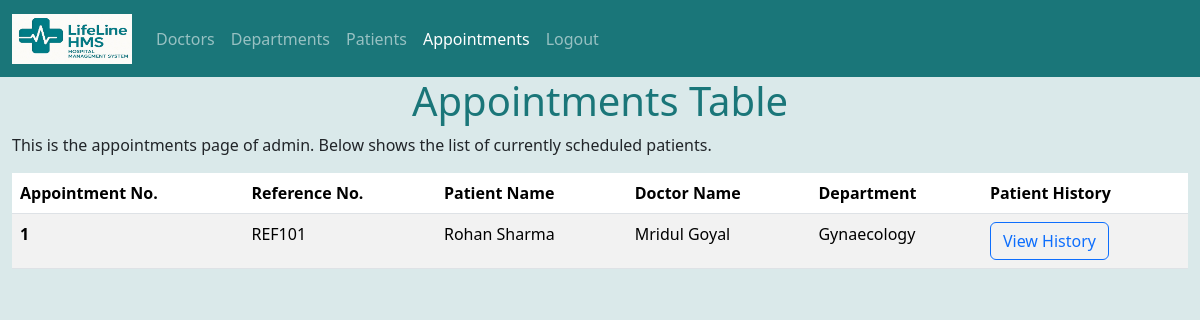
The app's page /SignedIn/admin/appointments, older data.
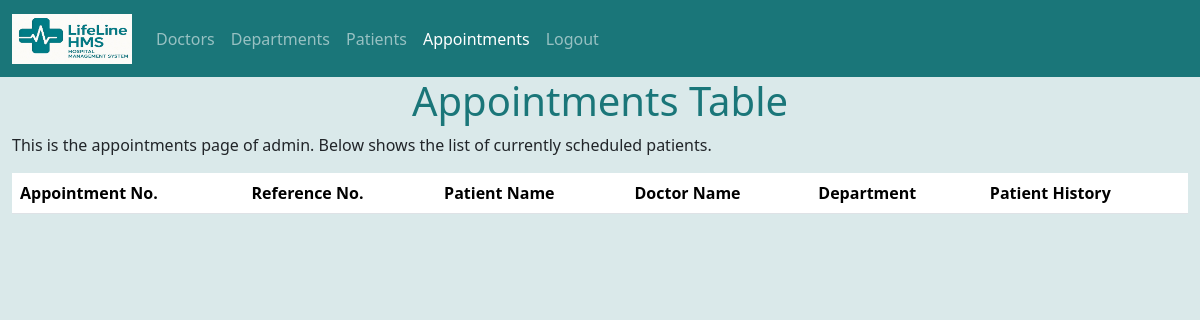
The same page, newer data.
### app/models.py (models this page shows)
class Appointment(db.Model):
    __tablename__ = "appointments"
    id = db.Column(db.Integer, primary_key=True)
    reference_no = db.Column(db.String(32), unique=True, nullable=False)
    patient_id = db.Column(db.Integer, db.ForeignKey("patients.id", ondelete="CASCADE"), nullable=False)
    doctor_id = db.Column(db.Integer, db.ForeignKey("doctors.id", ondelete="CASCADE"), nullable=False)
    department_id = db.Column(db.Integer, db.ForeignKey("departments.id"))
    slot_id = db.Column(db.Integer, db.ForeignKey("doctor_availabilities.id", ondelete="RESTRICT"), nullable=False, unique=True)
    status = db.Column(db.String(20), default="booked", nullable=False)
    created_at = db.Column(db.DateTime, default=datetime.utcnow, nullable=False)
    patient = db.relationship("Patient", back_populates="appointments")
    doctor = db.relationship("Doctor", back_populates="appointments")
    slot = db.relationship("DoctorAvailability")
    department = db.relationship("Department")
    visit = db.relationship("PatientVisit", back_populates="appointment", uselist=False, cascade="all,delete-orphan")

class Patient(db.Model):
    __tablename__ = "patients"
    id = db.Column(db.Integer, primary_key=True, autoincrement=True)
    user_id = db.Column(db.Integer, db.ForeignKey("users.id", ondelete="CASCADE"), nullable=False, unique=True)
    First_name = db.Column(db.Text, nullable=False)
    Middle_name = db.Column(db.Text)
    Last_name = db.Column(db.Text, nullable=False)
    dob = db.Column(db.Date)
    gender = db.Column(db.Text)
    Mobile = db.Column(db.String(20))
    address = db.Column(db.Text)
    user = db.relationship("User", backref=db.backref("patient", uselist=False, cascade="all,delete"))
    appointments = db.relationship("Appointment", back_populates="patient", cascade="all,delete-orphan")

class Doctor(db.Model):
    __tablename__ = "doctors"
    id = db.Column(db.Integer, primary_key=True)
    First_name = db.Column(db.Text, nullable=False)
    Middle_name = db.Column(db.Text)
    Last_name = db.Column(db.Text)
    user_id = db.Column(db.Integer, db.ForeignKey("users.id", ondelete="CASCADE"), nullable=False, unique=True)
    user = db.relationship("User", backref=db.backref("doctor", uselist=False, cascade="all,delete"))
    Mobile = db.Column(db.String(20))
    specialization = db.Column(db.String(120))
    Spec_date = db.Column(db.Date)
    bio = db.Column(db.Text)
    department_id = db.Column(db.Integer, db.ForeignKey("departments.id", ondelete="CASCADE"))
    department = db.relationship("Department", back_populates="doctors")
    availabilities = db.relationship("DoctorAvailability", back_populates="doctor", cascade="all,delete-orphan")
    appointments = db.relationship("Appointment", back_populates="doctor", cascade="all,delete-orphan")

class Department(db.Model):
    __tablename__ = "departments"
    id = db.Column(db.Integer, primary_key=True)
    name = db.Column(db.String(120), unique=True, nullable=False)
    overview = db.Column(db.Text)
    doctors = db.relationship("Doctor", back_populates="department", cascade="all,delete-orphan")

### app/app.py (the view)
@app.route('/SignedIn/admin/appointments')
def appointments():
    conn = sqlite3.connect('./instance/dev.db')
    c = conn.cursor()
    c.execute("""SELECT
               a.id, a.reference_no, a.patient_id, p.First_Name, p.Middle_Name, p.Last_Name, a.doctor_id, doc.First_name, doc.Middle_Name, doc.Last_name, a.department_id,d.name from appointments a, departments d, patients p, doctors doc WHERE a.patient_id=p.id AND a.department_id=d.id AND a.doctor_id=doc.id AND a.status='Booked'""")
    allappointments = c.fetchall()
    print(allappointments)
    conn.close()
    return render_template('SignedIn/appointments.html', allappointments=allappointments)

### app/templates/SignedIn/appointments.html (shortened to what this page needs)
<!doctype html>
<html lang="en">
  <head>
    <link href="https://cdn.jsdelivr.net/npm/bootstrap@5.3.8/dist/css/bootstrap.min.css" rel="stylesheet">
  </head>
  <body style="background-color:#dae9ea;">
    <nav class="navbar navbar-expand-lg navbar-dark" style="background-color: #1a7679;">
        <div class="container-fluid">
            <a class="navbar-brand" href="/SignedIn/admin/Doctors">
                <img src="../../static/logo.jpg" alt="Logo" width="120" height="50" class="d-inline-block align-text-top">
            </a>
            <div class="collapse navbar-collapse" id="navbarNavDropdown">
                <ul class="navbar-nav">
                    <li class="nav-item"><a class="nav-link" aria-current="page" href="/SignedIn/admin/Doctors">Doctors</a></li>
                    <li class="nav-item"><a class="nav-link" href="/SignedIn/admin/Departments">Departments</a></li>
                    <li class="nav-item"><a class="nav-link" href="/SignedIn/admin/patients">Patients</a></li>
                    <li class="nav-item"><a class="nav-link active" href="/SignedIn/admin/appointments">Appointments</a></li>
                    <li class="nav-item">
                        <a class="nav-link" href="/">Logout</a>
                    </li>
                </ul>
            </div>
        </div>
    </nav>
    <div class="container-fluid">
      <h1 class="text-center" style="color: #1a7679;">Appointments Table</h1>
      <p>This is the appointments page of admin. Below shows the list of currently scheduled patients.</p>
      <div class="table-responsive">
        <table class="table table-striped table-hover">
          <thead>
            <tr>
              <th scope="col">Appointment No.</th>
              <th scope="col">Reference No.</th>
              <th scope="col">Patient Name</th>
              <th scope="col">Doctor Name</th>
              <th scope="col">Department</th>
              <th scope="col">Patient History</th>
            </tr>
          </thead>
          <tbody>
            {% for appointment in allappointments %}
              <tr>
                <th scope="row">{{ appointment[0] }}</th>
                <td>{{ appointment[1] }}</td>
                <td>{{ appointment[3] }} {{ appointment[4] }} {{ appointment[5] }}</td>
                <td>{{ appointment[7] }} {{ appointment[8] }} {{ appointment[9] }}</td>
                <td>{{ appointment[11] }}</td>
                <td>
                  <button type="button" class="btn btn-outline-primary"
                      data-bs-toggle="modal"
                      data-bs-target="#historyModal"
                      data-appointment-id="{{ appointment[0] }}"
                      data-patient-id="{{ appointment[2] }}">
                    View History
                  </button>
                </td>
              </tr>
            {% endfor %}
          </tbody>
        </table>
      </div>
    </div>
  </body>
</html>

Row changes from the older to the newer data that the page shows:
no longer on this page (row edited): Appointment: id "1", reference_no "REF101", First_Name "Rohan", Last_Name "Sharma", First_name "Mridul", Last_name "Goyal", name "Gynaecology"
